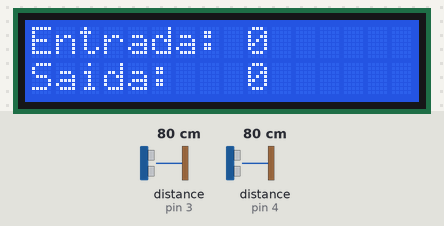
A sketch run on a simulated Arduino Uno, built with avr-gcc and run on an emulated ATmega328P. Parts: 16×2 character LCD. Wiring (inferred from the names in the program): 2 × ultrasonic range finder: trigger pin 2, echo pin 3 / trigger pin 5, echo pin 4. The test bench sets the inputs (shaded band); at power-on: distance to the obstacle (sensors on pin 3, pin 4) 80 cm. The echo pulse lasts 58.3 µs per cm.

Above: at 1.2 s.
1.3 s: distance to the obstacle (sensor on pin 3) set to 2 cm
At 2.9 s:
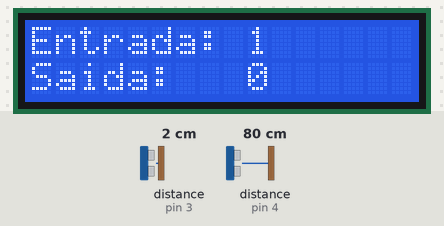
5.4 s: distance to the obstacle (sensor on pin 4) set to 2 cm
At 6.8 s:
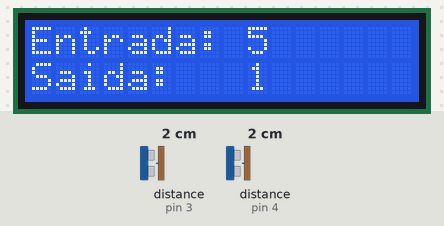
8.6 s: distance to the obstacle (sensor on pin 3) set to 60 cm
At 9.9 s:
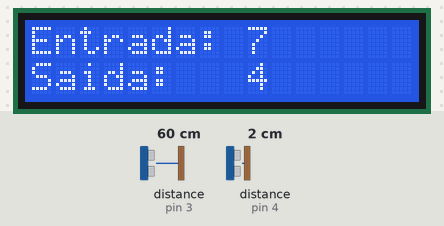
11.6 s: distance to the obstacle (sensor on pin 3) set to 4 cm
At 12.9 s:
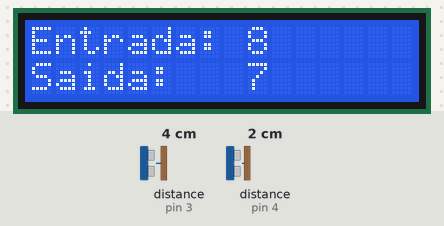
14.6 s: distance to the obstacle (sensor on pin 4) set to 60 cm
At 16.0 s:
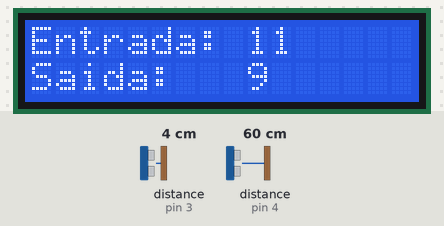
17.7 s: distance to the obstacle (sensor on pin 4) set to 4 cm
At 19.0 s:
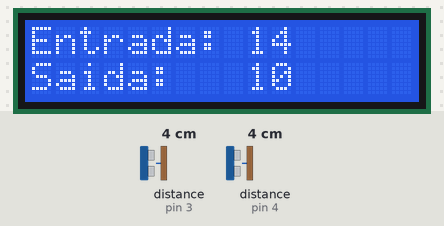
Timing chart, 0 to 20.7 s (numbered marks = the images above; inputs shaded):
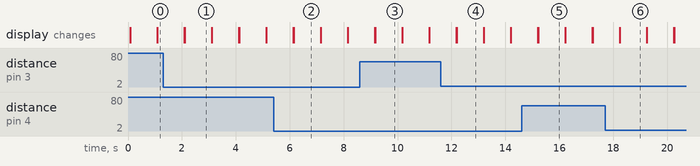

The sketch:

Entrada.ino
```cpp
#include <LiquidCrystal.h>
LiquidCrystal lcd(12, 11, 10, 9, 8, 7);
int tempo_e = 0;
int distancia_e = 0;
int temp_s = 0;
int distancia_s = 0;
int echo_entrada = 3;
int echo_saida = 4 ;
int trigger_saida = 5 ;
int trigger_entrada = 2;
int contador_entrada = 0;
int contador_saida = 0;

void setup() {
  lcd.begin(16, 2);
  lcd.setCursor(0,0);
  pinMode( echo_entrada, INPUT);
  pinMode( trigger_entrada, OUTPUT);
  pinMode( echo_saida, INPUT);
  pinMode( trigger_saida, OUTPUT);
}

void loop() {
  entrada();
  saida();

  lcd.setCursor(0, 1);
  lcd.print("Saida: ");
  lcd.setCursor(9, 1);
  lcd.print(contador_saida);
  lcd.setCursor(0,0);
  lcd.print("Entrada: ");
  lcd.setCursor(9,0);
  lcd.print(contador_entrada);
  delay(1000);
  lcd.clear();
}

void entrada(){
  digitalWrite(trigger_entrada, HIGH);
  digitalWrite(trigger_entrada, LOW);
  tempo_e = pulseIn(echo_entrada, HIGH);
  distancia_e = tempo_e * 0.0175;
  if (distancia_e <= 50){
    contador_entrada = contador_entrada + 1;
  }

}

void saida(){
  digitalWrite(trigger_saida, HIGH);
  digitalWrite(trigger_saida, LOW);
  temp_s = pulseIn(echo_saida, HIGH);
  distancia_s = temp_s * 0.0175;
  if (distancia_s <= 50){
    if (contador_saida < contador_entrada){
      contador_saida = contador_saida + 1;
    }
  }
}
```

Measured:
- after the input at 1.3 s, the display: first differs from a run without the input after 0.80 s (image 1)
- what the display in image 1 shows lasts 1.0 s, from 2.1 s to 3.1 s
